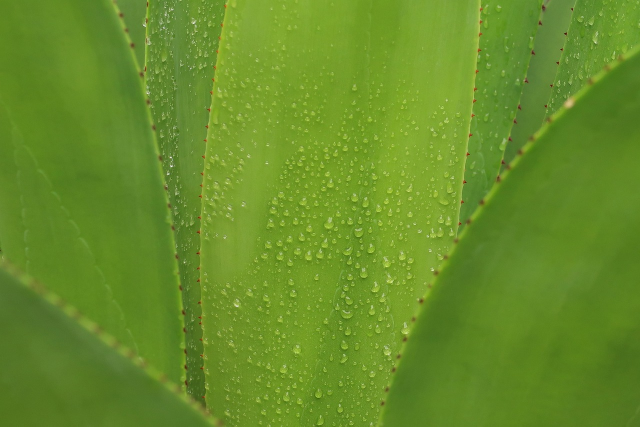
#> input picture mgid/geozo_site/assets/src/aloe-vera-hero.jpg, 1280 x 853 px (shown at 1/2 size)
$ python -i nb_sweeps.py   (imports and definitions only)
#> lines starting #> are read from the running program, lines starting #| are printed output that depends on the picture
"""The RollerAds sweeps offers as PAUSED test campaigns on NewsBreak, at the minimum bid and the minimum money (owner, 19.11.2026).

    node vault.mjs exec newsbreak rollerads -- python3 nb_sweeps.py                    # plan, read only: the account, the cap, per offer the link, the copy, what exists
    ... python3 nb_sweeps.py --cap                                                      # the account spending cap of data/nb-sweeps.json (the hard money limit)
    ... python3 nb_sweeps.py --upload DIR                                               # DIR/<image>.jpg -> 16:9, uploaded to the NewsBreak Media Library (the URL is kept in the ledger)
    ... python3 nb_sweeps.py --build                                                    # campaign, ad set and ads for every offer that has a link; everything OFF, read back
    ... python3 nb_sweeps.py --status
    ... python3 nb_sweeps.py --all-off                                                  # the safety switch: every campaign, ad set and ad OFF
    ... python3 nb_sweeps.py --refresh-links                                            # rewrite the click-through URL of the existing ads (a new tracker domain)

What is built per offer: ONE campaign (objective WEB_TRAFFIC), ONE ad set (DAILY budget at the platform minimum, CPC at the minimum bid, a flight of `flight_days`, first-party NewsBreak
inventory only, mobile OS for the sweeps), the ads (image + headline pairs). The click-through URL is the tracker link of the RollerAds offer with
`source_id=nb-__FLIGHT_ID__-__CREATIVE_ID__&aff_click_id=__CALLBACK_PARAM__` (NewsBreak macros: ad set id, ad id, the click id `nvss_...`); the tracker keeps `source_id` and
`aff_click_id` (the same as for MGID, README 20.10 and 19.11). A conversion is read on the RollerAds side by `source_id`; no postback to NewsBreak is needed for a traffic campaign.

An offer whose link the cabinet refuses (no access: 403, private: 404) or that is on hold (2139: the advertiser must approve the creatives) is skipped; run --build again when the access comes.
"""
import argparse
import json
import sys
import time
import urllib.parse
from pathlib import Path

HERE = Path(__file__).resolve().parent
sys.path.insert(0, str(HERE))

import nb_api as nb  # noqa: E402

# [1 line that did not run here, left out]
# [1 line that did not run here, left out]
# [1 line that did not run here, left out]
LEDGER = HERE / "data" / "nb-created.json"
# [1 line that did not run here, left out]
IOS = ["ios@12", "ios@13", "ios@14", "ios@15", "ios@16", "ios@17", "ios@18", "ios@26"]
ANDROID = [f"android@{v}" for v in range(5, 17)]


def load_ledger():
    return json.loads(LEDGER.read_text()) if LEDGER.exists() else {}


def save_ledger(d):
    LEDGER.write_text(json.dumps(d, indent=1, sort_keys=True))


def copy(oid):
    return DATA["offers"].get(str(oid))


def description(oid):
    return (copy(oid) or {}).get("description") or DATA["description"]


def campaign_name(o):
    return f"US | {o['name']} (RollerAds {o['id']}) | NB traffic CPC min"


def ad_set_name(o):
    return f"{'mobile' if copy(o['id'])['mobile'] else 'all devices'} US CPC ${DATA['bid_cents'] / 100:.2f}, ${DATA['daily_budget_cents'] / 100:.0f} a day"


def ad_name(o, n):
    return f"{o['id']} ad {n}"


# [36 lines left out: functions click_url, targeting, ad_set_body, ads_plan, ad_body, not called in this run]


def crop169(src, dst):
    """1200x675 JPEG, the centre of the picture (the generated pictures are 3:2)."""
#> called with dst = 'out.png'
    from PIL import Image
    im = Image.open(src).convert("RGB")
#> im is the input picture: PIL image 1280x853 RGB; mean R, G, B 102.6, 141.7, 40.4
    w, h = im.size
#> w = 1280; h = 853
    th = round(w * 9 / 16)
#> th = 720
    top = max(0, (h - th) // 2)
#> top = 66
    im.crop((0, top, w, top + th)).resize((1200, 675), Image.LANCZOS).save(dst, "JPEG", quality=90)
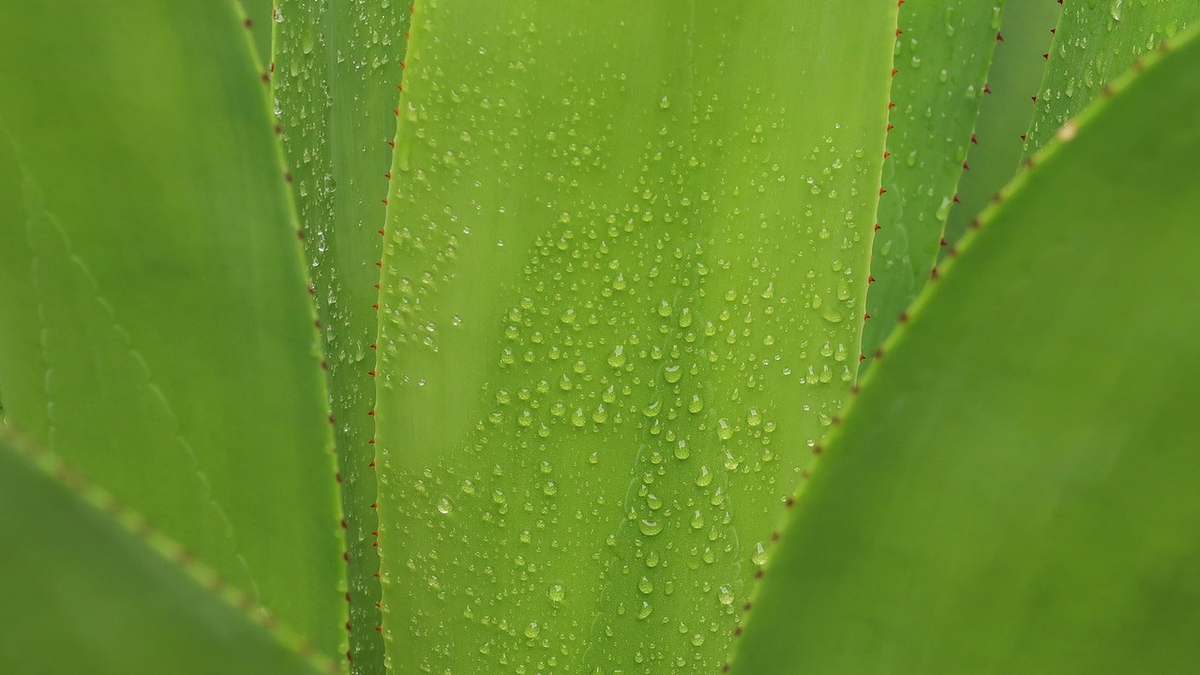
#> saved as out.png: PIL image 1200x675 RGB; mean R, G, B 102.8, 142, 40.2
    return dst


# [16 lines left out: function upload, not called in this run]


def find(rows, name):
    return next((r for r in rows if r.get("name") == name), None)


# [131 lines left out: functions build, refresh_links, status, all_off, plan, main, not called in this run]


# [2 lines not run here, left out]

>>> result = crop169('../mgid/geozo_site/assets/src/aloe-vera-hero.jpg', 'out.png')

$ run again, on mgid/geozo_site/assets/src/lavender-field.jpg
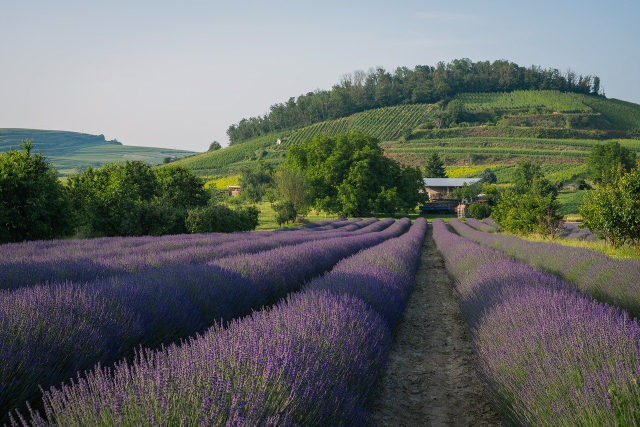
#> input picture mgid/geozo_site/assets/src/lavender-field.jpg, 1280 x 853 px (shown at 1/2 size)
#> in crop169, im is the input picture: PIL image 1280x853 RGB; mean R, G, B 100.8, 105.2, 101.2
#> in crop169, `im.crop((0, top, w, top + th)).resize((1200, 675), Image.LANCZOS).save..`:
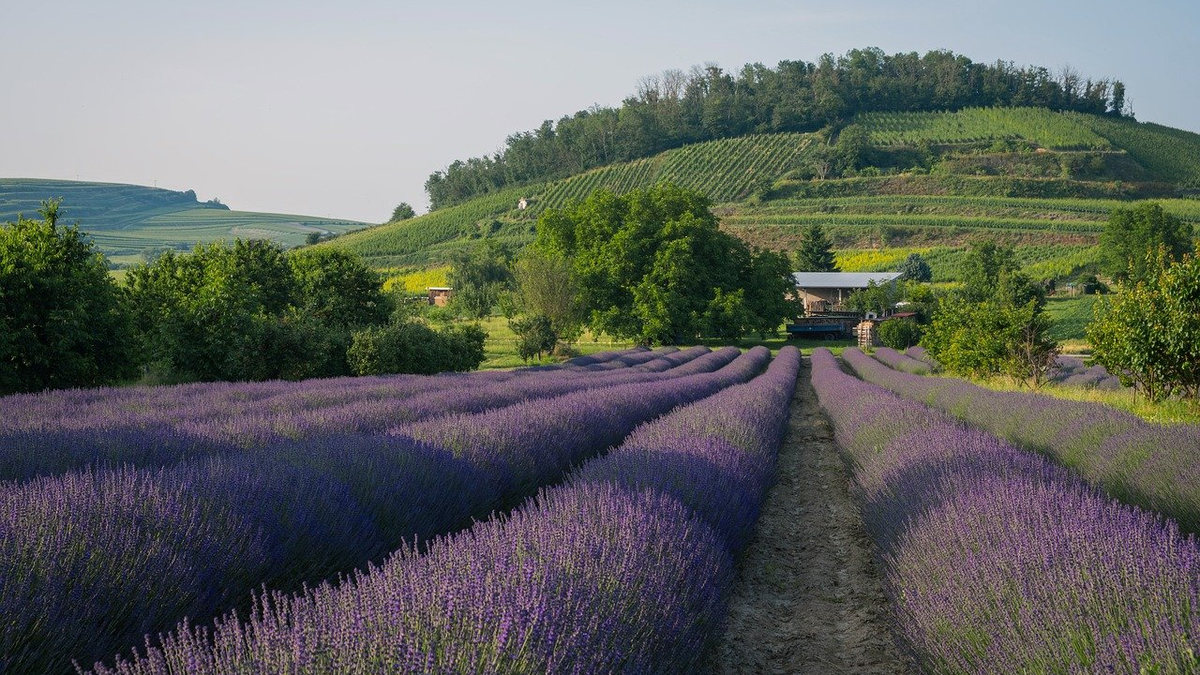
#> saved as out.png: PIL image 1200x675 RGB; mean R, G, B 97.3, 101.1, 95.7
